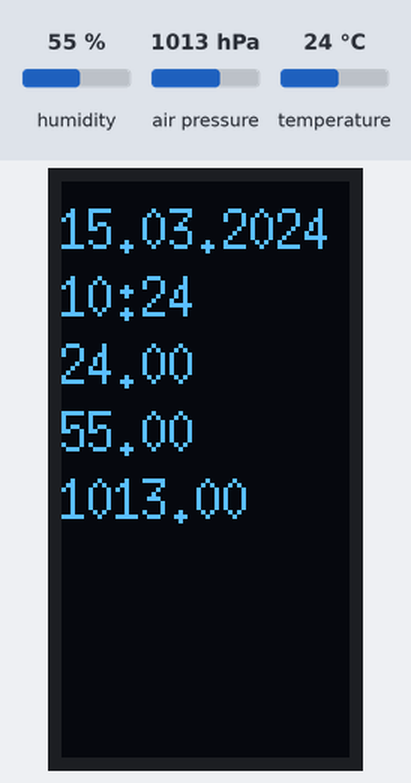
Simulated run of this sketch. Board: Arduino Uno, built with avr-gcc and run on an emulated ATmega328P. On the bench: 64×128 one-colour display. The test bench sets the inputs (shaded band); at power-on: humidity 55 %, air pressure 1013 hPa, temperature 24 °C. The local clock reads 2024-03-15 10:24:30 at power-on unless the sketch sets it; what the sketch prints to the serial monitor is not drawn.

Above: at 0.8 s.
At 122.1 s:
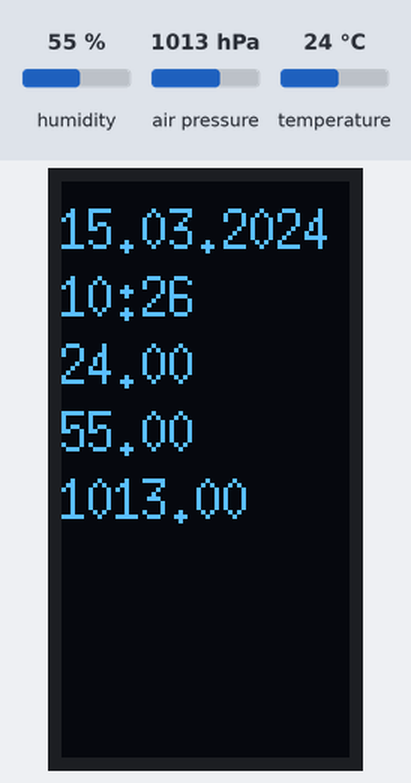

The sketch:

display-clock-sensor.ino
```cpp
//I2C device found at address 0x3C --> OLED-Display
//I2C device found at address 0x57 --> EEPROM on RTC
//I2C device found at address 0x68 --> RTC3231
//I2C device found at address 0x76 --> BME280

#include <Arduino.h>
#include <U8g2lib.h>
#include <Seeed_BME280.h>
#include <Wire.h>
#include <RtcDS3231.h>

#define SERIAL_BAUD 57600

/* Constructor */
U8G2_SH1106_128X64_NONAME_1_HW_I2C u8g2(U8G2_R1, /* reset=*/ U8X8_PIN_NONE);
BME280 bme;
RtcDS3231<TwoWire> Rtc(Wire);

void setup() {
  Serial.begin(SERIAL_BAUD);
  while(!Serial) {} // Wait

  Serial.print("compiled: ");
  Serial.print(__DATE__);
  Serial.println(__TIME__);

  Wire.begin();

  u8g2.begin();
  u8g2.setFlipMode(0);
  u8g2.enableUTF8Print();

  if(!bme.init()) {
    Serial.println("Could not find BME280 sensor!");
    delay(1000);
  }

  Rtc.Begin();
  RtcDateTime compiled = RtcDateTime(__DATE__, __TIME__);

  if (!Rtc.IsDateTimeValid())
  {
      Serial.println("RTC lost confidence in the DateTime!");
      Rtc.SetDateTime(compiled);
  }

  if (!Rtc.GetIsRunning())
  {
      Serial.println("RTC was not actively running, starting now");
      Rtc.SetIsRunning(true);
  }

  RtcDateTime now = Rtc.GetDateTime();
  if (now < compiled)
  {
      Serial.println("RTC is older than compile time!  (Updating DateTime)");
      Rtc.SetDateTime(compiled);
  }
  else if (now > compiled)
  {
      Serial.println("RTC is newer than compile time. (this is expected)");
  }
  else if (now == compiled)
  {
      Serial.println("RTC is the same as compile time! (not expected but all is fine)");
  }

  // never assume the Rtc was last configured by you, so
  // just clear them to your needed state
  Rtc.Enable32kHzPin(false);
  Rtc.SetSquareWavePin(DS3231SquareWavePin_ModeNone);
}

void loop() {
  if (!Rtc.IsDateTimeValid())
  {
      // Common Cuases:
      //    1) the battery on the device is low or even missing and the power line was disconnected
      Serial.println("RTC lost confidence in the DateTime!");
  }
  RtcDateTime now = Rtc.GetDateTime();
  printDateTime(now);
  delay(60000);
}

#define countof(a) (sizeof(a) / sizeof(a[0]))

void printDateTime(const RtcDateTime& dt) {
    float pressure;
    char datestring[11];
    char timestring[9];

    snprintf_P(datestring,
            countof(datestring),
            PSTR("%02u.%02u.%04u"),
            dt.Day(),
            dt.Month(),
            dt.Year());

    snprintf_P(timestring,
            countof(timestring),
            PSTR("%02u:%02u"),
            dt.Hour(),
            dt.Minute());

    //Serial.print(datestring);
    RtcTemperature temp = Rtc.GetTemperature();
    u8g2.firstPage();
    do {
      //u8g2.setFontMode(1);
      u8g2.setFont(u8g2_font_6x13_mf);
      u8g2.setCursor(0,15);
      u8g2.print(datestring);
      u8g2.setCursor(0,30);
      u8g2.print(timestring);
      u8g2.setCursor(0,45);
      u8g2.print(bme.getTemperature()); //+temp.AsFloatDegC()
      u8g2.setCursor(0,60);
      u8g2.print(bme.getHumidity());
      u8g2.setCursor(0,75);
      u8g2.print(pressure = bme.getPressure()/100);
      //u8g2.print(" / ");
      //u8g2.print(bme.calcAltitude(pressure));
      //u8g2.sendBuffer();
    } while ( u8g2.nextPage() );
}
```

Measured:
- what the display in image 0 shows lasts 60.7 s, from 0.7 s to 61.4 s
